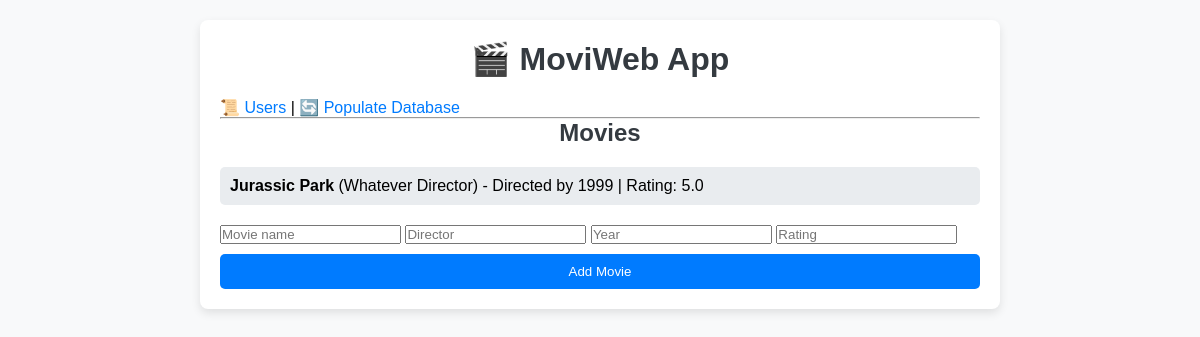
The page /users/2 on the database its author committed.
### tables this page shows
CREATE TABLE movies (
                    id INTEGER PRIMARY KEY AUTOINCREMENT,
                    user_id INTEGER NOT NULL,
                    name TEXT NOT NULL,
                    director TEXT,
                    year INTEGER,
                    rating REAL,
                    FOREIGN KEY (user_id) REFERENCES users(id) ON DELETE CASCADE
                );

### app.py (the view)
@app.route('/users/<int:user_id>')
def user_movies(user_id):
    movies = data_manager.get_user_movies(user_id)
    return render_template("movies.html", movies=movies, user_id=user_id)

### datamanager/sqlite_data_manager.py (called while the page is built)
    def _connect(self):
        return sqlite3.connect(DB_FILE, check_same_thread=False)

    def get_user_movies(self, user_id):
        with self._connect() as conn:
            cursor = conn.cursor()
            cursor.execute("SELECT * FROM movies WHERE user_id = ?", (user_id,))
            return cursor.fetchall()

### templates/movies.html
{% extends "base.html" %}
{% block content %}
<h2>Movies</h2>
<ul>
    {% for movie in movies %}
        <li><strong>{{ movie[2] }}</strong> ({{ movie[3] }}) - Directed by {{ movie[4] }} | Rating: {{ movie[5] }}</li>
    {% endfor %}
</ul>
<div class="form-container">
    <form action="{{ url_for('add_movie', user_id=user_id) }}" method="POST">
        <input type="text" name="name" placeholder="Movie name" required>
        <input type="text" name="director" placeholder="Director" required>
        <input type="number" name="year" placeholder="Year" required>
        <input type="number" step="0.1" name="rating" placeholder="Rating" required>
        <input type="submit" value="Add Movie">
    </form>
</div>
{% endblock %}

### static/style.css (style rules this page uses)
* { box-sizing: border-box; font-family: 'Arial', sans-serif; margin: 0; padding: 0; }
body { background-color: #f8f9fa; padding: 20px; }
h1, h2 { color: #343a40; text-align: center; margin-bottom: 20px; }
button, input[type="submit"] { background-color: #007bff; color: white; padding: 10px 15px; border: none; border-radius: 5px; cursor: pointer; display: block; width: 100%; margin-top: 10px; }
ul { list-style-type: none; padding: 0; }
ul li { background: #e9ecef; padding: 10px; margin-bottom: 5px; border-radius: 5px; }
.form-container { margin-top: 20px; }

### rows shown on the page
movies: name "Jurassic Park", director "Whatever Director", year "1999", rating "5.0"
